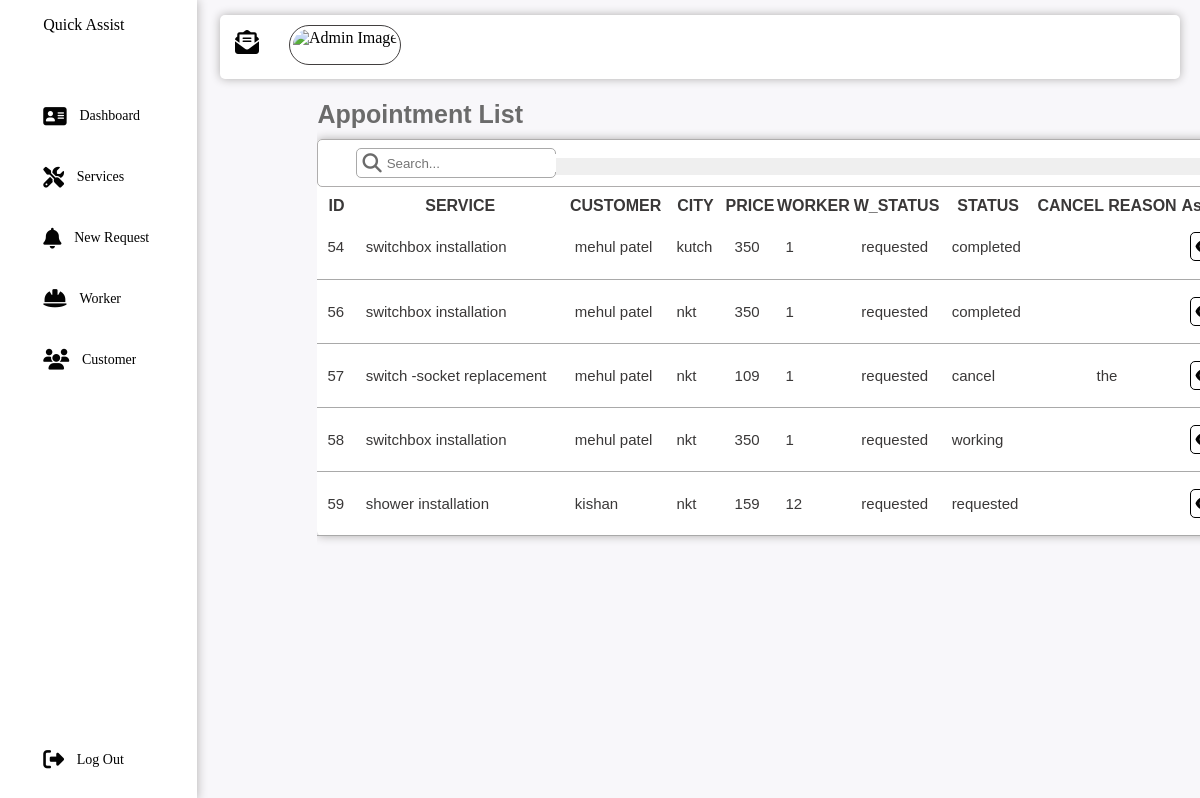
Page /fadmin/appointment.php on the committed database.
### tables this page shows
CREATE TABLE `appointment` (
  `a_id` int(5) NOT NULL,
  `ser_id` int(5) NOT NULL,
  `cus_id` int(5) NOT NULL,
  `a_addre` varchar(50) NOT NULL,
  `a_city` varchar(30) NOT NULL,
  `a_date` date NOT NULL,
  `a_status` varchar(30) NOT NULL,
  `wor_id` int(5) NOT NULL,
  `cancel_reason` varchar(255) DEFAULT NULL,
  `rating` tinyint(4) DEFAULT NULL
);

CREATE TABLE `services` (
  `ser_id` int(5) NOT NULL,
  `ser_name` varchar(50) NOT NULL,
  `ser_category` varchar(50) NOT NULL,
  `ser_section` varchar(50) NOT NULL,
  `ser_price` int(5) NOT NULL,
  `ser_img` varchar(255) NOT NULL,
  `ser_time` varchar(50) NOT NULL,
  `ser_des` varchar(500) NOT NULL
);

CREATE TABLE `customer` (
  `cus_id` int(5) NOT NULL,
  `cus_name` varchar(30) NOT NULL,
  `cus_email` varchar(30) NOT NULL,
  `cus_phno` varchar(13) NOT NULL,
  `password` varchar(8) NOT NULL,
  `city` varchar(30) NOT NULL,
  `cus_img` varchar(100) NOT NULL
);

CREATE TABLE `worker` (
  `wor_id` int(5) NOT NULL,
  `wor_name` varchar(25) NOT NULL,
  `wor_email` varchar(30) NOT NULL,
  `wor_phno` varchar(13) NOT NULL,
  `profession` varchar(25) NOT NULL,
  `password` varchar(8) NOT NULL,
  `wor_city` varchar(15) NOT NULL,
  `wor_address` varchar(100) NOT NULL,
  `wor_status` varchar(11) NOT NULL DEFAULT 'available',
  `wor_image` varchar(150) NOT NULL
);

### fadmin/appointment.php (the view, shortened to what this page needs)
<?php
require 'head.php';
$filterStatus = isset($_GET['filter']) ? strtolower(trim($_GET['filter'])) : 'all';
$sql = "SELECT appointment.*,
               services.ser_name,
               services.ser_price,
               customer.cus_name,
               worker.wor_status,
               worker.wor_id
        FROM appointment
        INNER JOIN services ON appointment.ser_id = services.ser_id
        INNER JOIN customer ON appointment.cus_id = customer.cus_id
        LEFT JOIN worker    ON appointment.wor_id = worker.wor_id";
$result = $conn->query($sql);
?>
<!DOCTYPE html>
<html lang="en">
<head>
<link rel="stylesheet" href="admin.css" />
</head>
<body>
<main>
    <h4>Appointment List</h4>
    <div class="tableview">
        <div class="heading">
            <div class="tablesearchbox">
                <i class="fa-solid fa-magnifying-glass"></i>
                <input type="text" id="search" placeholder="Search..." />
            </div>
            <div class="filter">
                <form method="get" style="display: inline;">
                    <select name="filter" id="statusFilter" onchange="this.form.submit()" style="padding-left:730px">
                        <option value="all"       <?php if ($filterStatus === 'all')       echo 'selected'; ?>>All</option>
                    </select>
                </form>
            </div>
        </div>
        <table id="table">
            <thead>
                <tr>
                    <th>ID</th>
                    <th>SERVICE</th>
                    <th>CUSTOMER</th>
                    <th>CITY</th>
                    <th>PRICE</th>
                    <th>WORKER</th>
                    <th>W_STATUS</th>
                    <th>STATUS</th>
                    <th>CANCEL REASON</th>
                    <th>Assign/View</th>
                </tr>
            </thead>
            <tbody>
<?php
if ($result && $result->num_rows > 0) {
    while ($row = $result->fetch_assoc()) {
        $worStatus = strtolower($row['wor_status'] ?? '');
        $aStatus   = strtolower($row['a_status']);
        if ($worStatus === 'rejected') {
            $displayStatus = 'rejected';
        } elseif ($worStatus === 'accepted') {
            $displayStatus = 'performing';
        } elseif ($worStatus === 'completed') {
            $displayStatus = 'completed';
        } else {
            $displayStatus = $aStatus;
        }
        $workerDisplay       = $row['wor_id'] ? $row['wor_id'] : 'Unassigned';
        $workerStatusDisplay = $worStatus ? $worStatus : 'Unassigned';
        echo "<tr>";
        echo "<td>{$row['a_id']}</td>";
        echo "<td>{$row['ser_name']}</td>";
        echo "<td>{$row['cus_name']}</td>";
        echo "<td>{$row['a_city']}</td>";
        echo "<td>{$row['ser_price']}</td>";
        echo "<td>{$workerDisplay}</td>";
        echo "<td>{$workerStatusDisplay}</td>";
        echo "<td>{$displayStatus}</td>";
        echo "<td style=\"text-align:center\">{$row['cancel_reason']}</td>";
        echo "<td>";
        if (in_array($displayStatus, ['new', 'cancelled', 'rejected'])) {
            echo "<a href=\"wassign.php?id={$row['a_id']}\" title=\"Assign/Reassign Worker\"><i class=\"fa-solid fa-user-plus\"></i></a>";
        } else {
            echo "<a href=\"wassign.php?id={$row['a_id']}\" title=\"View Assignment\"><i class=\"fa-solid fa-eye\"></i></a>";
        }
        echo "</td>";
        echo "</tr>";
    }
}
?>
            </tbody>
        </table>
    </div>
</main>
</body>
</html>

### fadmin/head.php (shortened to what this page needs)
<!DOCTYPE html>
<html lang="en">
<head>
    <link rel="stylesheet" href="admin.css" />
</head>
<body>
    <div class="sidebar">
        <div class="logo">Quick Assist</div>
        <ul class="menubar">
            <li><a href="dashboard.php"><i class="fa-solid fa-address-card"></i><span>Dashboard</span></a></li>
            <li><a href="service.php"><i class="fa-solid fa-screwdriver-wrench"></i><span>Services</span></a></li>
            <li><a href="appointment.php"><i class="fa-solid fa-bell"></i><span>New Request</span></a></li>
            <li><a href="worker.php"><i class="fa-solid fa-helmet-safety"></i><span>Worker</span></a></li>
            <li><a href="customer.php"><i class="fa-solid fa-users"></i><span>Customer</span></a></li>
            <li class="logout"><a href="logout.php"><i class="fa-solid fa-right-from-bracket"></i><span>Log Out</span></a></li>
        </ul>
    </div>
    <header>
        <div class="headerlink">
            <a id="envelopeIcon" href="appointment.php?filter=new" class="icon-container">
                <i class="fa-solid fa-envelope-open-text" style="font-size: 24px;"></i>
            </a>
            <div class="admin">
                <img src="../fadmin/adminimg/<?php echo $_SESSION['ad_img']; ?>" alt="Admin Image" />
            </div>
        </div>
    </header>
</body>
</html>

### fadmin/admin.css (style rules this page uses)
* { margin: 0; padding:0; border: none; outline: none; box-sizing: border-box; }
body { display:flex; width: 100%; background-color: #f8f7fa; }
.sidebar { position: sticky; top:0; left:0; bottom:0; width:100px; height: 100vh; padding: 0 1.7rem; overflow: hidden; transition: all 0.5s linear; background-color: white; box-shadow: 0px 0px 10px rgb(175, 173, 173); }
.logo { height: 80px; padding: 16px; }
.menubar { height:88%; position: relative; list-style: none; padding: 0px; margin-top: 10px; }
.menubar li { padding: 1rem; margin: 8px 0; border-radius: 8px; transition: all 0.5s ease-in-out; }
.menubar a { font-size: 14px; text-decoration: none; display: flex; align-items:center; gap:0.8rem; }
.menubar a span { overflow: hidden; }
.menubar a i ,header i { font-size: 1.3rem; }
.logout { position: absolute; bottom:0; left:0; width:100%; }
header { position: fixed; display: flex; margin:15px 220px ; width: 80%; height: 8vh; padding: 15px; background-color: white; border-radius: 5px; text-align: center; box-shadow: 0px 0px 10px rgb(175, 173, 173); }
.headerlink { display: flex; width: fit-content; height: fit-content; gap: 30px; justify-content: left; }
.admin { display: flex; gap: 10px; }
.admin img { border: solid 1px rgb(66, 63, 63); padding: 3px; height: 40px; border-radius: 35px; margin-top: -5px; }
main { margin-top: 100px; margin-left:120px; width: 80%; font-family:sans-serif; font-size: 25px; color: rgb(107, 107, 107); overflow-x: hidden; }
.tableview { width: 1070px; margin: 10px 0px; box-shadow: 0px 0px 10px rgb(175, 173, 173); border-radius: 5px; background-color: white; }
.heading { display: flex; padding: 8px; border: solid 1px rgb(175, 173, 173); border-radius: 5px; margin-bottom: 10px; }
.tablesearchbox { display: flex; border: solid 1px darkgray; padding: 5px; border-radius: 5px; height: 30px; margin-left: 30px; width: 200px; }
.tablesearchbox i { font-size:1.2rem; margin-right: 5px; }
table { width: 1060px; border-collapse: collapse; font-size: medium; color: rgb(58, 56, 56); }
table td { padding: 5px 10px; border-bottom: solid 1px darkgray; border-radius: 5px; margin-left: 5px; font-size: 15px; width: fit-content; height: 8vh; }
a { color: #030303; }
.tableview a { text-decoration: none; color: #030303; border:solid 1px black; border-radius: 5px; background-color: white; font-size: 15px; width: fit-content; height: 30px; padding: 5px; }

### fadmin/head.php (style rules this page uses)
.icon-container { position: relative; display: inline-block; cursor: pointer; }

### rows in the picture
appointment: a_id "54", ser.ser_name "switchbox installation", cus.cus_name "mehul patel", a_city "kutch", ser.ser_price "350", wor.wor_id "1", wor.wor_status "requested", a_status "completed"
appointment: a_id "56", ser.ser_name "switchbox installation", cus.cus_name "mehul patel", a_city "nkt", ser.ser_price "350", wor.wor_id "1", wor.wor_status "requested", a_status "completed"
appointment: a_id "57", ser.ser_name "switch -socket replacement", cus.cus_name "mehul patel", a_city "nkt", ser.ser_price "109", wor.wor_id "1", wor.wor_status "requested", a_status "cancel", cancel_reason "the"
appointment: a_id "58", ser.ser_name "switchbox installation", cus.cus_name "mehul patel", a_city "nkt", ser.ser_price "350", wor.wor_id "1", wor.wor_status "requested", a_status "working"
appointment: a_id "59", ser.ser_name "shower installation", cus.cus_name "kishan", a_city "nkt", ser.ser_price "159", wor.wor_id "12", wor.wor_status "requested", a_status "requested"
